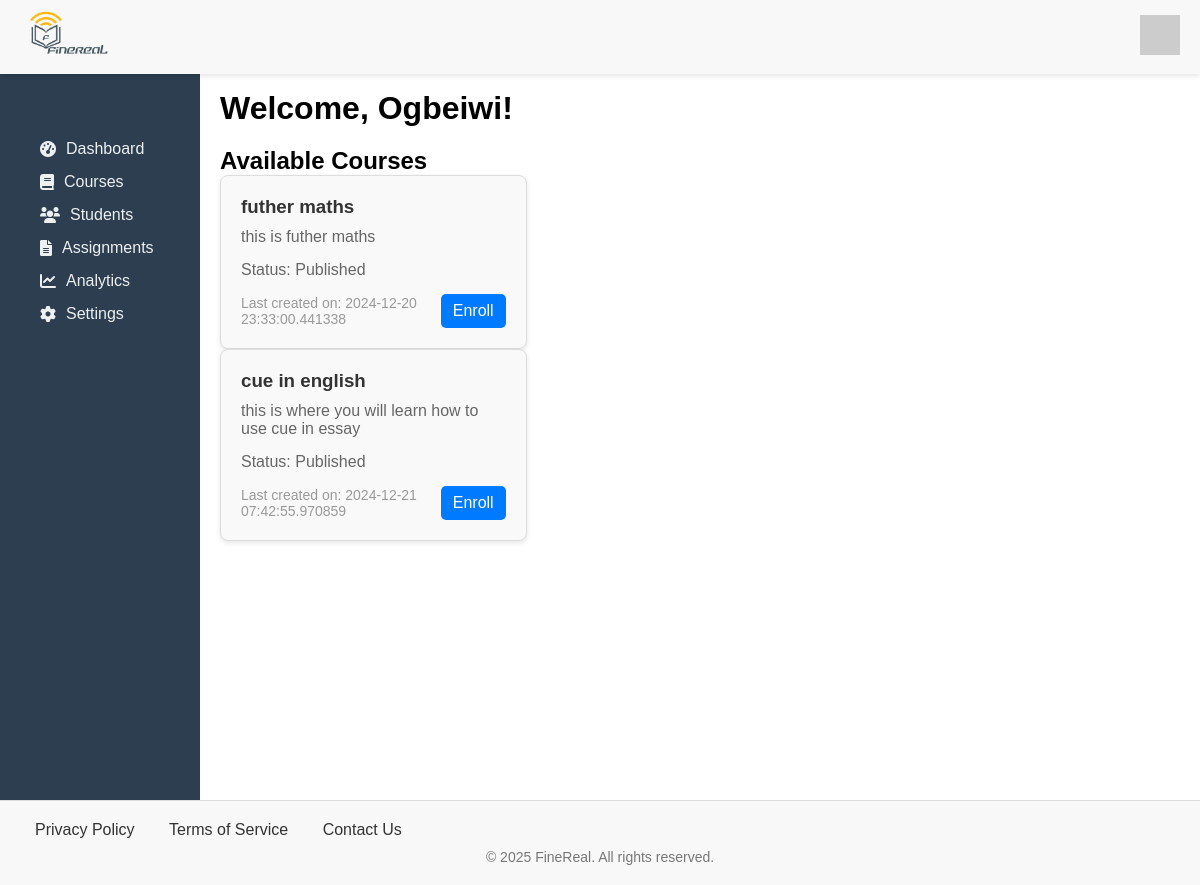
Before: /dashboard/student (signed in) with the older database file.
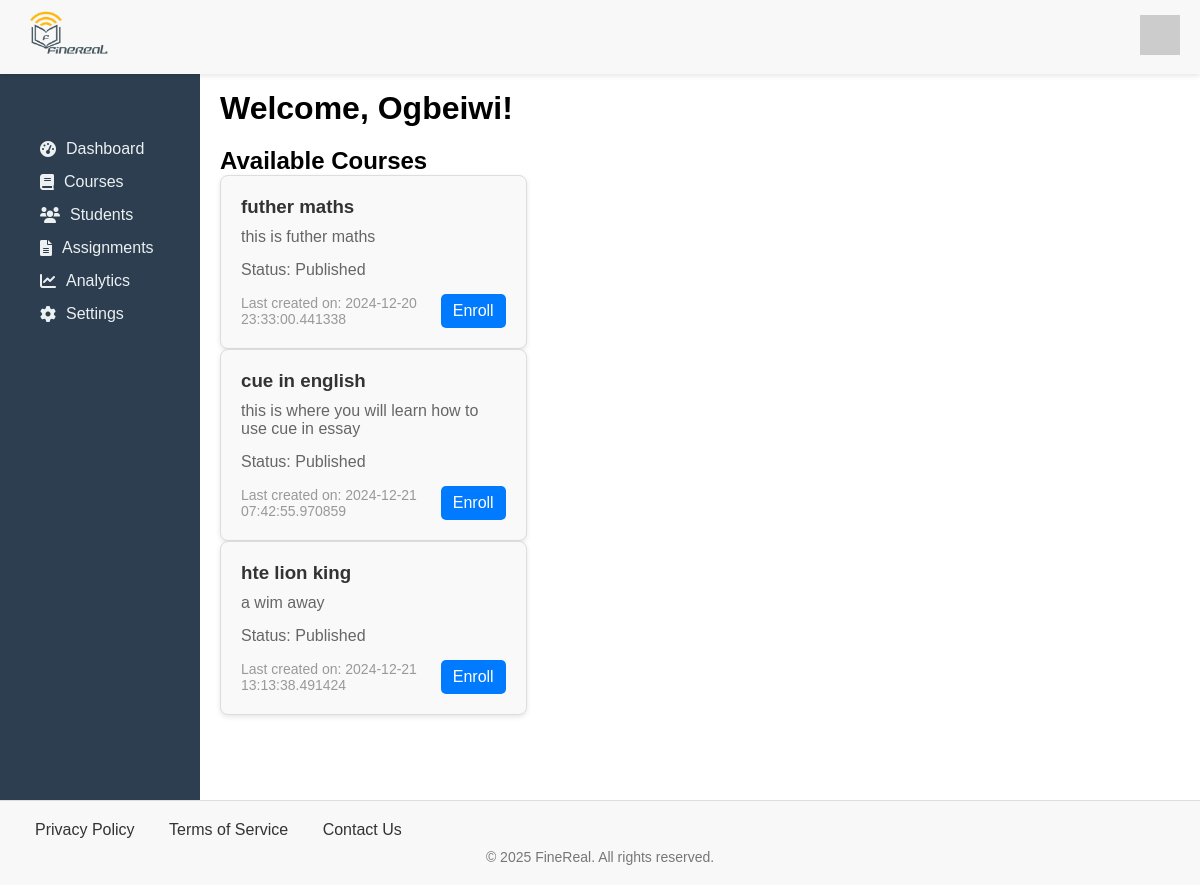
After: the same page with the newer database file.
### app/models/course.py (models this page shows)
class Course(BaseModel, db.Model):
    __tablename__ = 'courses'
    title = db.Column(db.String(255), nullable=False)
    description = db.Column(db.Text, nullable=False)
    category = db.Column(db.String(60))
    difficulty = db.Column(db.String(60), default="Beginner")
    prerequisite = db.Column(db.Text)
    status = db.Column(db.String(60))
    teacher_id = db.Column(db.Integer, db.ForeignKey('users.id'), nullable=True)
    modules = db.relationship('Module', backref='course', lazy=True)
    enrolled_students = db.relationship('Enrollment', backref='course', lazy=True)

### app/routes/dashboard.py (the view)
@app.route('/dashboard/student')
@login_required
def student_dashboard():
    p_courses = index_course()
    return render_template('sdashboard.html', user=current_user, p_courses= p_courses)

### app/models/user.py (called while the page is built)
@login_manager.user_loader
def load_user(user_id):
    return User.query.get(user_id)# PendingUser class and other functions...

### app/utils/course.py (called while the page is built)
def index_course():
    courses = Course.query.filter_by(status="Published").all()
    return courses

### app/templates/sdashboard.html
{% extends 'base.html' %}
{% block nav_links %}
<link rel="stylesheet" href="{{ url_for('static', filename='styles/index.css') }}">
<link rel="stylesheet" href="{{ url_for('static', filename='styles/style.css') }}">
<link href="https://cdnjs.cloudflare.com/ajax/libs/font-awesome/6.0.0-beta3/css/all.min.css" rel="stylesheet">
<ul>
    <li><a href="{{url_for('student_dashboard')}}"><i class="fas fa-tachometer-alt"></i> Dashboard</a></li>
    <li><a href="{{url_for('course')}}"><i class="fas fa-book"></i> Courses</a></li>
    <li><a href="#"><i class="fas fa-users"></i> Students</a></li>
    <li><a href="#"><i class="fas fa-file-alt"></i> Assignments</a></li>
    <li><a href="#"><i class="fas fa-chart-line"></i> Analytics</a></li>
    <li><a href="#"><i class="fas fa-cog"></i> Settings</a></li>
</ul>
{% endblock %}
{% block content %}
<div class="heading">
    <h1>Welcome, {{ user.last_name }}!</h1>
</div>
<section class="courses">
    <div>
        <h1>Available Courses</h1>
        <div class="published-grid">
            {% if p_courses %}
                {% for course in p_courses %}
                <div class="course-card">
                    <h3>{{ course.title }}</h3>
                    <p>{{ course.description }}</p>
                    <p>Status: {{course.status}}</p>
                    <div class="course-card-footer">
                        <span>Last created on: {{ course.created_at }}</span>
                        <a href="#"> Enroll </a>
                    </div>
                </div>
                {% endfor %}
            {% else %}
                <p>There are no available courses.</p>
            {% endif %}
        </div>
    </div>
</section>
{% endblock %}

Changed rows visible on the page:
added Course: title "hte lion king", description "a wim away", status "Published", created_at "2024-12-21 13:13:38.491424"
